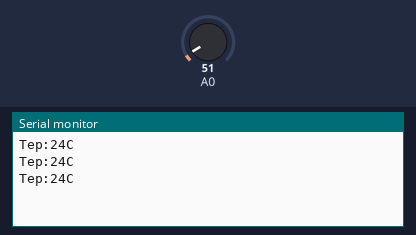
Bench run of a sketch on a simulated Arduino Uno, built with avr-gcc and run on an emulated ATmega328P. Shown: the last lines printed to the serial monitor. Inputs (shaded band) come from the test bench; at power-on: A0 = 51.

Above: at 1.3 s.
1.4 s: A0 set to 61
At 1.9 s:
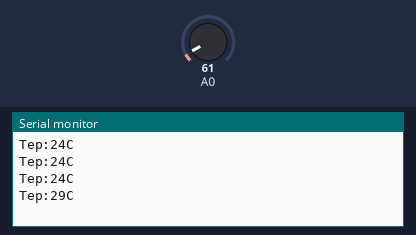
2.9 s: A0 set to 71
At 3.4 s:
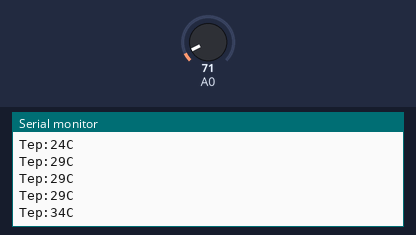
Timing chart, 0 to 5.9 s (numbered marks = the images above; inputs shaded):
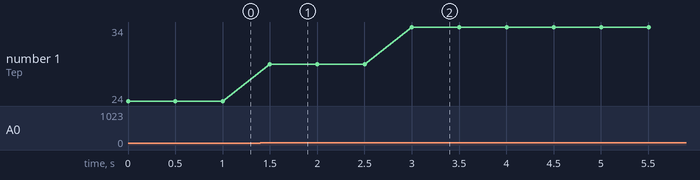

Measured:
- after the input at 1.4 s, the serial monitor: prints a new line after 0.10 s (image 1)
- after the input at 2.9 s, the serial monitor: prints a new line after 0.10 s (image 2)
- plotted number 1: 24 → 29 after the input at 1.4 s, 29 → 34 after the input at 2.9 s

The sketch:

LM35.ino
```cpp
int potPin = 0; //定义模拟接口0 连接LM35 温度传感器
void setup()
{
Serial.begin(9600);//设置波特率
}
void loop()
{
int val;//定义变量
int dat;//定义变量
val=analogRead(0);// 读取传感器的模拟值并赋值给val
dat=(125*val)>>8;//温度计算公式
Serial.print("Tep:");//原样输出显示Tep 字符串代表温度
Serial.print(dat);//输出显示dat 的值
Serial.println("C");//原样输出显示C 字符串
delay(500);//延时0.5 秒
}
```
